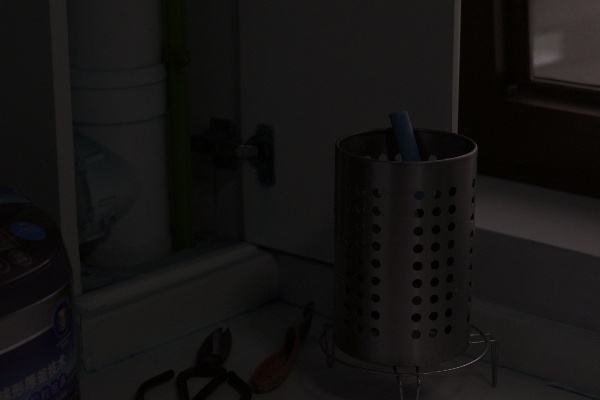
#> input picture data/dark/0.jpg, 600 x 400 px; its folder holds only this picture in this run
$ python dark_light_pred.py
#> lines starting #> are read from the running program, lines starting #| are printed output that depends on the picture
import cv2
import numpy as np
import os
ori_dir = './data/dark'

def img_estim(img, low_thrshld, hight_thrshld):
    mean_inten = np.mean(img)
    print('Intensity=', mean_inten)
    is_light = mean_inten > hight_thrshld
    if is_light:
        return 'light'
    is_dark = mean_inten < low_thrshld
    if is_dark:
        return 'dark'
    return 'normal'

filenames = os.listdir(ori_dir)
THRESH = 127
DIM = 64
for filename in filenames:
    image = cv2.imread(os.path.join(ori_dir, filename))
#> image is the input picture: shape (400, 600, 3); mean B, G, R 18.7, 19.2, 20.6
    # Resize image for fast computing
    image = cv2.resize(image, (DIM, DIM))
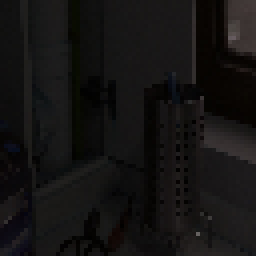
#> image: shape (64, 64, 3) (shown 4 times larger); mean B, G, R 18.7, 19.2, 20.5
    # Convert color space to LAB format and extract L channel
    # L*: Lightness
    # a*: Red/Green Value
    # b*: Blue/Yellow Value
    L, A, B = cv2.split(cv2.cvtColor(image, cv2.COLOR_BGR2LAB))
    print(L.shape)
#| (64, 64)
#> (the run stopped early here; a loop or call above may not have finished)

$ run again, on data/dark/12.jpg
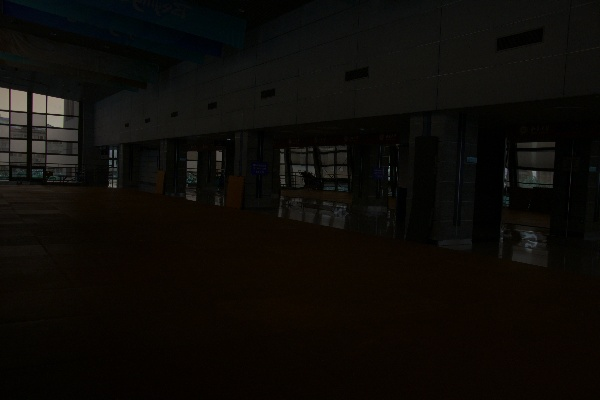
#> input picture data/dark/12.jpg, 600 x 400 px
#> image is the input picture: shape (400, 600, 3); mean B, G, R 7.9, 11.3, 13.5
#> `image = cv2.resize(image, (DIM, DIM))`:
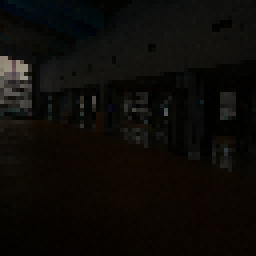
#> image: shape (64, 64, 3) (shown 4 times larger); mean B, G, R 7.8, 11.2, 13.4
#| (64, 64)

$ run again, on data/dark/13.jpg
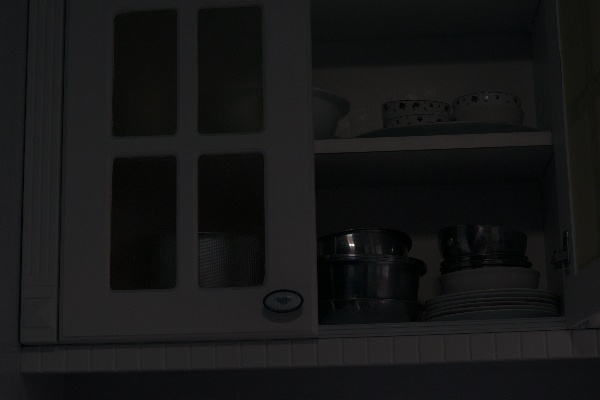
#> input picture data/dark/13.jpg, 600 x 400 px
#> image is the input picture: shape (400, 600, 3); mean B, G, R 22.3, 22.3, 22
#> `image = cv2.resize(image, (DIM, DIM))`:
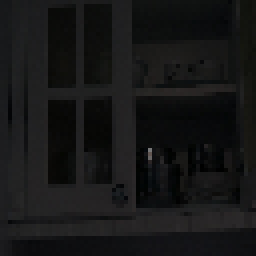
#> image: shape (64, 64, 3) (shown 4 times larger); mean B, G, R 22.3, 22.2, 22
#| (64, 64)

$ run again, on data/dark/2.jpg
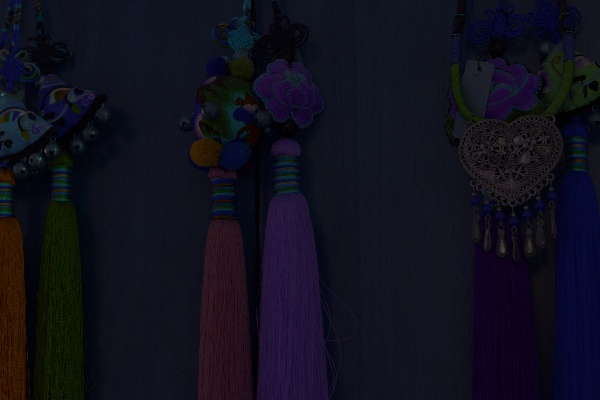
#> input picture data/dark/2.jpg, 600 x 400 px
#> image is the input picture: shape (400, 600, 3); mean B, G, R 28.7, 16.1, 16.6
#> image: shape (64, 64, 3)
#> `L, A, B = cv2.split(cv2.cvtColor(image, cv2.COLOR_BGR2LAB))`:
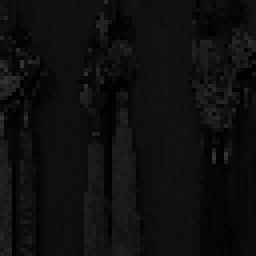
#> L: shape (64, 64) (shown 4 times larger); min 0, max 55, mean 14.6
#> `L, A, B = cv2.split(cv2.cvtColor(image, cv2.COLOR_BGR2LAB))`:
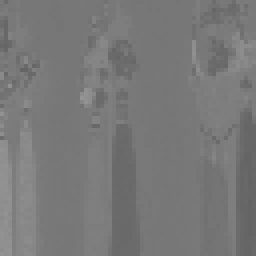
#> B: shape (64, 64) (shown 4 times larger); min 99, max 149, mean 120.2
#| (64, 64)

$ run again, on data/dark/1.jpg
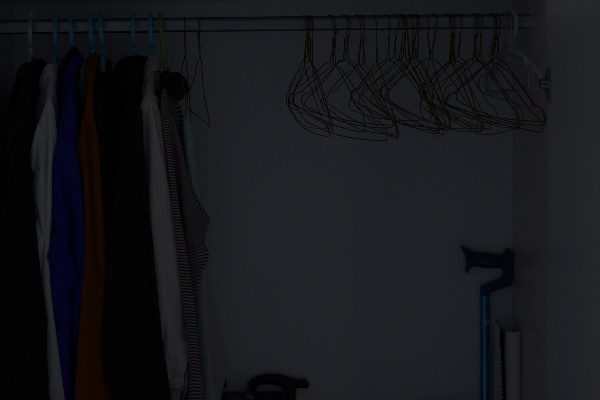
#> input picture data/dark/1.jpg, 600 x 400 px
#> image is the input picture: shape (400, 600, 3); mean B, G, R 27.2, 23.4, 22.4
#> `image = cv2.resize(image, (DIM, DIM))`:
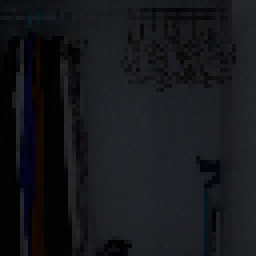
#> image: shape (64, 64, 3) (shown 4 times larger); mean B, G, R 27.1, 23.3, 22.4
#> `L, A, B = cv2.split(cv2.cvtColor(image, cv2.COLOR_BGR2LAB))`:
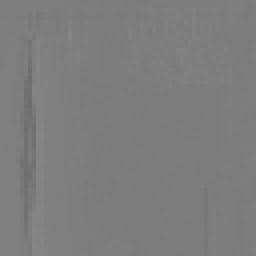
#> B: shape (64, 64) (shown 4 times larger); min 110, max 133, mean 125.4
#| (64, 64)
